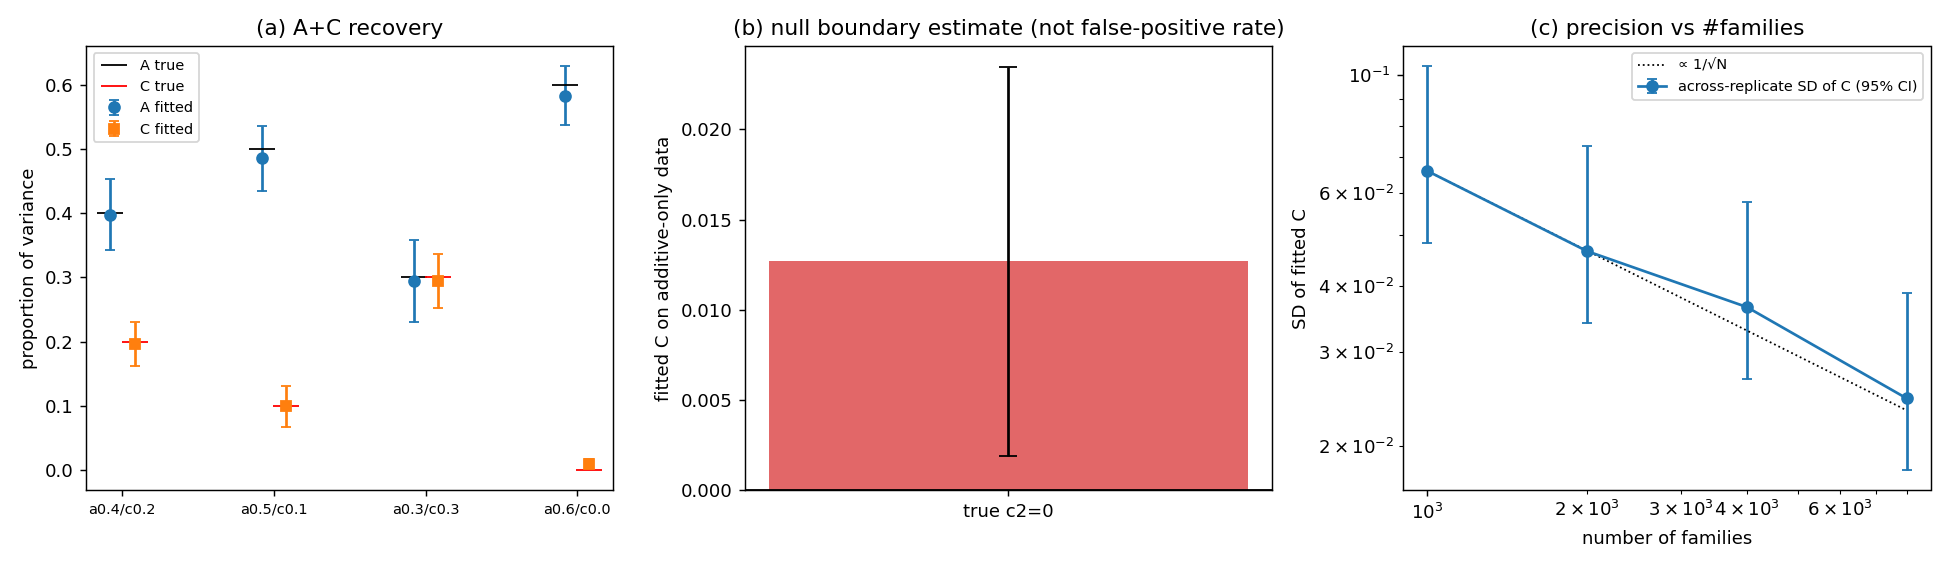

The script that saved this image:
"""Multi-component variance-component inference: does `fit_variance_components`
recover additive `A` and common-environment `C`, and how precisely?

`fit_variance_components` generalises `fit_heritability` to a **multiple**
Haseman-Elston regression, fitting `A` and `C` together. As for the single-
component fit, the properties that matter are **bias** and **sampling variability
across datasets**, so this benchmark fits many independent simulated cohorts (each
a fresh draw) and uses their spread as an empirical estimate of sampling
variability. It reports:

  (a) **A+C recovery** — mean(fitted) - true and across-replicate SD for both
      components, at a few (a2, c2) settings;
  (b) **boundary behaviour** — fitting `A,C` on purely additive data (true c2 =
      0): because estimates are constrained nonnegative, report the null estimate's
      mean and SD rather than mislabeling it as a hypothesis-test false-positive rate;
  (c) **precision vs #families** — the across-replicate SD of C as N grows.

Ground truth is set by the simulator (liabilities drawn from
`a2 A + c2 C + e2 I`, thresholded), so this is a clean characterisation of the
estimator.

    python benchmarks/bench_variance_components.py
    python benchmarks/bench_variance_components.py --reps 40 --n-fam 4000
Writes bench_variance_components.csv (+ .png if matplotlib is present).
"""

import os
import csv
import time
import argparse

import numpy as np
from scipy.stats import chi2

from _common import get_plt
from ltpred.covariance import correct_positive_definite
from ltpred.thresholds import liability_threshold
from ltpred.family import Family, Member
from ltpred.fit import _component_matrix, fit_variance_components

HERE = os.path.dirname(os.path.abspath(__file__))

# a full-sib-rich structure so C (identified from the full-sib excess) is powered
STRUCT = ["m", "f", "s1", "s2", "s3", "s4"]


def _sd_ci(sd, reps, alpha=0.05):
    """Normal-theory confidence interval for an across-replicate SD."""
    df = reps - 1
    return (sd * np.sqrt(df / chi2.ppf(1.0 - alpha / 2.0, df)),
            sd * np.sqrt(df / chi2.ppf(alpha / 2.0, df)))


def simulate_ac(fam_vec, a2, c2, n_fam, prev, seed):
    """Families with liabilities ~ N(0, a2 A + c2 C + e2 I), thresholded at prev."""
    roles = list(fam_vec)
    e2 = 1.0 - a2 - c2
    Sig = e2 * np.eye(len(roles)) + a2 * _component_matrix(roles, "A")
    if c2 > 0:
        Sig = Sig + c2 * _component_matrix(roles, "C")
    Sig, _ = correct_positive_definite(Sig)
    rng = np.random.default_rng(seed)
    liab = rng.multivariate_normal(np.zeros(len(roles)), Sig, size=n_fam)
    t = float(liability_threshold(prev))
    fams = []
    for i in range(n_fam):
        members = [Member(role=r, lower=(t if liab[i, c] > t else -np.inf),
                          upper=(np.inf if liab[i, c] > t else t))
                   for c, r in enumerate(roles)]
        fams.append(Family(fam_id=i, members=members))
    return fams


def fit_replicates(fam_vec, a2, c2, n_fam, prev, reps, seed0, n_iter, burn_in):
    """Fit `reps` independent A+C cohorts; return fitted A[] and C[]."""
    fa = np.empty(reps)
    fc = np.empty(reps)
    for r in range(reps):
        fams = simulate_ac(fam_vec, a2, c2, n_fam, prev, seed0 + r)
        res = fit_variance_components(fams, ("A", "C"), n_iter=n_iter,
                                      burn_in=burn_in,
                                      seed=seed0 + 100_000 + r)
        fa[r], fc[r] = res.components["A"], res.components["C"]
    return fa, fc


def main():
    ap = argparse.ArgumentParser()
    ap.add_argument("--n-fam", type=int, default=3000)
    ap.add_argument("--sizes", type=int, nargs="+", default=[1000, 2000, 4000, 8000])
    ap.add_argument("--prev", type=float, default=0.1)
    ap.add_argument("--reps", type=int, default=25)
    ap.add_argument("--reps-scaling", type=int, default=15)
    ap.add_argument("--n-iter", type=int, default=800)
    ap.add_argument("--burn-in", type=int, default=250)
    ap.add_argument("--seed", type=int, default=100)
    args = ap.parse_args()

    # warm the JIT
    fit_variance_components(simulate_ac(STRUCT, 0.4, 0.2, 60, args.prev, 0),
                            ("A", "C"), n_iter=20, burn_in=5)

    rows = []

    # (a) A+C recovery ----------------------------------------------------------
    print("== (a) A+C recovery (n_fam=%d, %s) ==" % (args.n_fam, "+".join(STRUCT)))
    settings = [(0.4, 0.2), (0.5, 0.1), (0.3, 0.3), (0.6, 0.0)]
    panel_a = []
    for a2, c2 in settings:
        t0 = time.time()
        fa, fc = fit_replicates(STRUCT, a2, c2, args.n_fam, args.prev, args.reps,
                                args.seed, args.n_iter, args.burn_in)
        rec = dict(a2=a2, c2=c2, A_bias=float(fa.mean() - a2), A_sd=float(fa.std(ddof=1)),
                   C_bias=float(fc.mean() - c2), C_sd=float(fc.std(ddof=1)))
        panel_a.append(rec)
        rows.append(dict(panel="recovery", **rec, n_fam=args.n_fam, reps=args.reps))
        print(f"  a2={a2:.1f} c2={c2:.1f} | A={fa.mean():.3f}({rec['A_bias']:+.3f}) "
              f"SD={rec['A_sd']:.3f} | C={fc.mean():.3f}({rec['C_bias']:+.3f}) "
              f"SD={rec['C_sd']:.3f}  [{time.time()-t0:.0f}s]")

    # (b) boundary behaviour: C on additive-only data --------------------------
    print("== (b) boundary estimate for C (true c2=0; not a rejection rate) ==")
    fa, fc = fit_replicates(STRUCT, 0.5, 0.0, args.n_fam, args.prev, args.reps,
                            args.seed + 500, args.n_iter, args.burn_in)
    fp = dict(a2=0.5, c2=0.0, A_bias=float(fa.mean() - 0.5), A_sd=float(fa.std(ddof=1)),
              C_bias=float(fc.mean()), C_sd=float(fc.std(ddof=1)), C_mean=float(fc.mean()))
    rows.append(dict(panel="boundary_null", **{k: fp[k] for k in
                ("a2", "c2", "A_bias", "A_sd", "C_bias", "C_sd")},
                n_fam=args.n_fam, reps=args.reps))
    print(f"  A={fa.mean():.3f}  C(boundary)={fc.mean():.3f} +/- {fp['C_sd']:.3f}")

    # (c) precision vs #families (C at a2=0.4, c2=0.2) --------------------------
    print("== (c) precision (SD of C) vs #families ==")
    panel_c = []
    for n in args.sizes:
        fa, fc = fit_replicates(STRUCT, 0.4, 0.2, n, args.prev, args.reps_scaling,
                                args.seed + 1000, args.n_iter, args.burn_in)
        rec = dict(n_fam=n, C_sd=float(fc.std(ddof=1)), A_sd=float(fa.std(ddof=1)),
                   reps=args.reps_scaling)
        panel_c.append(rec)
        rows.append(dict(panel="scaling", a2=0.4, c2=0.2, A_bias=float(fa.mean() - 0.4),
                         A_sd=rec["A_sd"], C_bias=float(fc.mean() - 0.2), C_sd=rec["C_sd"],
                         n_fam=n, reps=args.reps_scaling))
        print(f"  n_fam={n:5d} | C SD={rec['C_sd']:.3f}  A SD={rec['A_sd']:.3f}")

    write_csv(rows)
    plot(panel_a, fp, panel_c)
    print("\nwrote bench_variance_components.csv and bench_variance_components.png")


def write_csv(rows):
    fields = ["panel", "a2", "c2", "A_bias", "A_sd", "C_bias", "C_sd", "n_fam", "reps"]
    path = os.path.join(HERE, "bench_variance_components.csv")
    with open(path, "w", newline="") as fh:
        w = csv.DictWriter(fh, fieldnames=fields, lineterminator="\n")
        w.writeheader()
        w.writerows([{k: r.get(k, "") for k in fields} for r in rows])


def plot(panel_a, fp, panel_c):
    plt = get_plt()
    if plt is None:
        return
    fig, ax = plt.subplots(1, 3, figsize=(15, 4.4))
    # (a) fitted vs true for A and C
    idx = np.arange(len(panel_a))
    labels = [f"a{r['a2']}/c{r['c2']}" for r in panel_a]
    ax[0].errorbar(idx - 0.08, [r["a2"] + r["A_bias"] for r in panel_a],
                   yerr=[r["A_sd"] for r in panel_a], fmt="o", capsize=3, label="A fitted")
    ax[0].plot(idx - 0.08, [r["a2"] for r in panel_a], "k_", ms=14, label="A true")
    ax[0].errorbar(idx + 0.08, [r["c2"] + r["C_bias"] for r in panel_a],
                   yerr=[r["C_sd"] for r in panel_a], fmt="s", capsize=3, label="C fitted")
    ax[0].plot(idx + 0.08, [r["c2"] for r in panel_a], "r_", ms=14, label="C true")
    ax[0].set_xticks(idx); ax[0].set_xticklabels(labels, fontsize=8)
    ax[0].set_ylabel("proportion of variance")
    ax[0].set_title("(a) A+C recovery")
    ax[0].legend(fontsize=8)
    # (b) nonnegative boundary estimate (not a hypothesis-test rejection rate)
    ax[1].bar(["true c2=0"], [fp["C_mean"]], yerr=[fp["C_sd"]], capsize=5,
              color="tab:red", alpha=0.7)
    ax[1].axhline(0, color="k", lw=1)
    ax[1].set_ylabel("fitted C on additive-only data")
    ax[1].set_title("(b) null boundary estimate (not false-positive rate)")
    # (c) SD of C vs N
    n = np.array([r["n_fam"] for r in panel_c], float)
    csd = np.array([r["C_sd"] for r in panel_c])
    ci = np.array([_sd_ci(r["C_sd"], r["reps"]) for r in panel_c])
    ax[2].errorbar(n, csd, yerr=np.vstack([csd - ci[:, 0], ci[:, 1] - csd]),
                   fmt="-o", capsize=3, label="across-replicate SD of C (95% CI)")
    ref = csd[0] * np.sqrt(n[0] / n)
    ax[2].plot(n, ref, "k:", lw=1, label="∝ 1/√N")
    ax[2].set_xscale("log"); ax[2].set_yscale("log")
    ax[2].set_xlabel("number of families")
    ax[2].set_ylabel("SD of fitted C")
    ax[2].set_title("(c) precision vs #families")
    ax[2].legend(fontsize=8)
    fig.tight_layout()
    fig.savefig(os.path.join(HERE, "bench_variance_components.png"), dpi=130)


if __name__ == "__main__":
    main()
